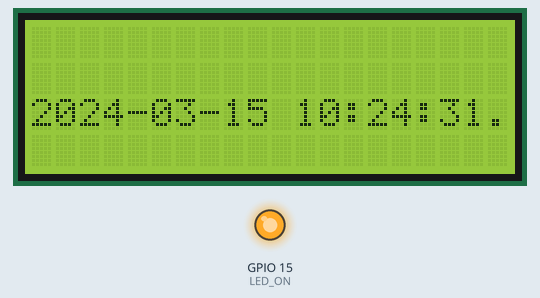
Bench run of a program on a simulated Raspberry Pi (BCM pin numbers). On the bench: 20×4 character LCD, output pins drawn as LEDs (lit = HIGH). The clock reads 2024-03-15 10:24:30 at power-on unless the program sets it; pins used as bus, display or sensor lines are not drawn.

Above: at 1.6 s.
At 9.3 s:
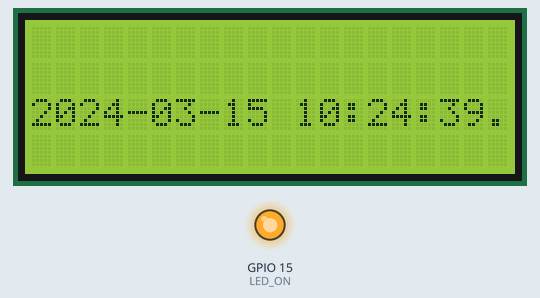
At 19.6 s:
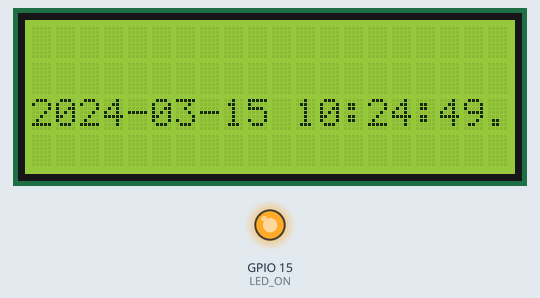
At 37.6 s:
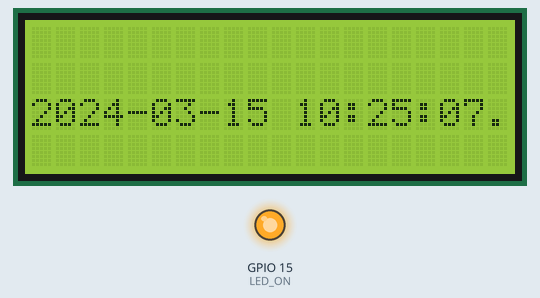
Timing chart, 0 to 39.1 s (numbered marks = the images above):
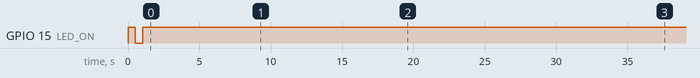

Measured:
- what the display in image 0 shows lasts 2.5 s, from 1.6 s to 4.1 s

The program:

display.py
```python
import os
import glob
import time
from datetime import datetime
import RPi.GPIO as GPIO

# Define GPIO to LCD mapping
LCD_RS = 7
LCD_E  = 8
LCD_D4 = 25
LCD_D5 = 24
LCD_D6 = 23
LCD_D7 = 18
LED_ON = 15

# pino rele
RELE = 17

# Term
# os.system('modprobe w1-gpio')
# os.system('modprobe w1-therm')
# base_dir = '/sys/bus/w1/devices/'
# device_folder = glob.glob(base_dir + '28*')[0]
# device_file = device_folder + '/w1_slave'

# Define some device constants
LCD_WIDTH = 20    # Maximum characters per line
LCD_CHR = True
LCD_CMD = False

LCD_LINE_1 = 0x80 # LCD RAM address for the 1st line
LCD_LINE_2 = 0xC0 # LCD RAM address for the 2nd line
LCD_LINE_3 = 0x94 # LCD RAM address for the 3rd line
LCD_LINE_4 = 0xD4 # LCD RAM address for the 4th line

# Timing constants
E_PULSE = 0.0005
E_DELAY = 0.0005

def main():
  # Main program block
  GPIO.setmode(GPIO.BCM)       # Use BCM GPIO numbers
  GPIO.setup(LCD_E, GPIO.OUT)  # E
  GPIO.setup(LCD_RS, GPIO.OUT) # RS
  GPIO.setup(LCD_D4, GPIO.OUT) # DB4
  GPIO.setup(LCD_D5, GPIO.OUT) # DB5
  GPIO.setup(LCD_D6, GPIO.OUT) # DB6
  GPIO.setup(LCD_D7, GPIO.OUT) # DB7
  GPIO.setup(LED_ON, GPIO.OUT) # Backlight enable
  # GPIO.setup(RELE, GPIO.OUT)
  # Initialise display
  lcd_init()

  # Toggle backlight on-off-on
  lcd_backlight(True)
  time.sleep(0.5)
  lcd_backlight(False)
  time.sleep(0.5)
  lcd_backlight(True)
  time.sleep(0.5)
  while True:
      read_temp()
      time.sleep(2.5)

def lcd_init():
  # Initialise display
  lcd_byte(0x33,LCD_CMD) # 110011 Initialise
  lcd_byte(0x32,LCD_CMD) # 110010 Initialise
  lcd_byte(0x06,LCD_CMD) # 000110 Cursor move direction
  lcd_byte(0x0C,LCD_CMD) # 001100 Display On,Cursor Off, Blink Off
  lcd_byte(0x28,LCD_CMD) # 101000 Data length, number of lines, font size
  lcd_byte(0x01,LCD_CMD) # 000001 Clear display
  time.sleep(E_DELAY)

def lcd_byte(bits, mode):
  # Send byte to data pins
  # bits = data
  # mode = True  for character
  #        False for command

  GPIO.output(LCD_RS, mode) # RS

  # High bits
  GPIO.output(LCD_D4, False)
  GPIO.output(LCD_D5, False)
  GPIO.output(LCD_D6, False)
  GPIO.output(LCD_D7, False)
  if bits&0x10==0x10:
    GPIO.output(LCD_D4, True)
  if bits&0x20==0x20:
    GPIO.output(LCD_D5, True)
  if bits&0x40==0x40:
    GPIO.output(LCD_D6, True)
  if bits&0x80==0x80:
    GPIO.output(LCD_D7, True)

  # Toggle 'Enable' pin
  lcd_toggle_enable()

  # Low bits
  GPIO.output(LCD_D4, False)
  GPIO.output(LCD_D5, False)
  GPIO.output(LCD_D6, False)
  GPIO.output(LCD_D7, False)
  if bits&0x01==0x01:
    GPIO.output(LCD_D4, True)
  if bits&0x02==0x02:
    GPIO.output(LCD_D5, True)
  if bits&0x04==0x04:
    GPIO.output(LCD_D6, True)
  if bits&0x08==0x08:
    GPIO.output(LCD_D7, True)

  # Toggle 'Enable' pin
  lcd_toggle_enable()

def lcd_toggle_enable():
  # Toggle enable
  time.sleep(E_DELAY)
  GPIO.output(LCD_E, True)
  time.sleep(E_PULSE)
  GPIO.output(LCD_E, False)
  time.sleep(E_DELAY)

def lcd_string(message,line,style):
  # Send string to display
  # style=1 Left justified
  # style=2 Centred
  # style=3 Right justified

  if style==1:
    message = message.ljust(LCD_WIDTH," ")
  elif style==2:
    message = message.center(LCD_WIDTH," ")
  elif style==3:
    message = message.rjust(LCD_WIDTH," ")

  lcd_byte(line, LCD_CMD)

  for i in range(LCD_WIDTH):
    lcd_byte(ord(message[i]),LCD_CHR)

def lcd_backlight(flag):
  # Toggle backlight on-off-on
  GPIO.output(LED_ON, flag)

def read_temp_raw():
  f = open(device_file, 'r')
  lines = f.readlines()
  print(lines)
  now = datetime.now()
  print(now)
  f.close()
  return lines

def read_temp():
  # lines = read_temp_raw()
  # time.sleep(0.2)
  # equals_pos = lines[1].find('t=')
  lcd_byte(0x01, LCD_CMD)
  now = datetime.now()
  # if equals_pos != -1:
    # temp_string = lines[1][equals_pos+2:]
    # temp_c = float(temp_string) / 1000.0
    # if temp_c > 30:
      # GPIO.output(RELE,GPIO.HIGH)
      # lcd_string("Rele Desligado",LCD_LINE_4,2)
    # else :
      # GPIO.output(RELE,GPIO.LOW)
      # lcd_string("Rele Ligado",LCD_LINE_4,2)
      # time.sleep(2)
  # lcd_string(str(temp_c),LCD_LINE_1,1)
  lcd_string(str(now),LCD_LINE_3,2)
  # return temp_c


if __name__ == '__main__':

  try:
    main()
  except KeyboardInterrupt:
    pass
  finally:
    lcd_byte(0x01, LCD_CMD)
    lcd_string("Goodbye!",LCD_LINE_1,2)
    now = datetime.now()
    lcd_string(str(now),LCD_LINE_4,2)
    GPIO.cleanup()
```
